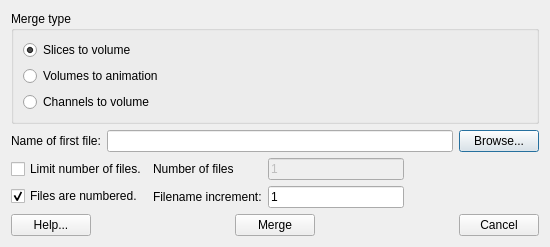
<?xml version="1.0" encoding="UTF-8"?>
<ui version="4.0">
 <class>MergeDialog</class>
 <widget class="QDialog" name="MergeDialog">
  <property name="geometry">
   <rect>
    <x>0</x>
    <y>0</y>
    <width>550</width>
    <height>234</height>
   </rect>
  </property>
  <property name="sizePolicy">
   <sizepolicy hsizetype="Fixed" vsizetype="Fixed">
    <horstretch>0</horstretch>
    <verstretch>0</verstretch>
   </sizepolicy>
  </property>
  <property name="windowTitle">
   <string>Merge Files</string>
  </property>
  <layout class="QVBoxLayout" name="verticalLayout_6">
   <item>
    <widget class="QGroupBox" name="mergeTypeGroupBox">
     <property name="title">
      <string>Merge type</string>
     </property>
     <layout class="QVBoxLayout" name="verticalLayout">
      <item>
       <widget class="QRadioButton" name="slicesRadioButton">
        <property name="text">
         <string>Slices to volume</string>
        </property>
        <property name="checked">
         <bool>true</bool>
        </property>
       </widget>
      </item>
      <item>
       <widget class="QRadioButton" name="animationRadioButton">
        <property name="text">
         <string>Volumes to animation</string>
        </property>
       </widget>
      </item>
      <item>
       <widget class="QRadioButton" name="channelsRadioButton">
        <property name="text">
         <string>Channels to volume</string>
        </property>
       </widget>
      </item>
     </layout>
    </widget>
   </item>
   <item>
    <layout class="QHBoxLayout" name="filenameLayout">
     <item>
      <widget class="QLabel" name="filenameLabel">
       <property name="text">
        <string>Name of first file:</string>
       </property>
      </widget>
     </item>
     <item>
      <widget class="QLineEdit" name="filenameEdit"/>
     </item>
     <item>
      <widget class="QPushButton" name="browseButton">
       <property name="text">
        <string>Browse...</string>
       </property>
      </widget>
     </item>
    </layout>
   </item>
   <item>
    <layout class="QHBoxLayout" name="fileSequenceLayout">
     <item>
      <layout class="QVBoxLayout" name="fileRadioLayout">
       <item>
        <widget class="QCheckBox" name="numFilesCheckBox">
         <property name="text">
          <string>Limit number of files.</string>
         </property>
        </widget>
       </item>
       <item>
        <widget class="QCheckBox" name="incFilesCheckBox">
         <property name="text">
          <string>Files are numbered.</string>
         </property>
         <property name="checked">
          <bool>true</bool>
         </property>
         <property name="tristate">
          <bool>false</bool>
         </property>
        </widget>
       </item>
      </layout>
     </item>
     <item>
      <layout class="QVBoxLayout" name="fileLabelLayout">
       <item>
        <widget class="QLabel" name="numFilesLabel">
         <property name="text">
          <string>Number of files</string>
         </property>
        </widget>
       </item>
       <item>
        <widget class="QLabel" name="fileIncLabel">
         <property name="text">
          <string>Filename increment:</string>
         </property>
        </widget>
       </item>
      </layout>
     </item>
     <item>
      <layout class="QVBoxLayout" name="fileEditLayout">
       <item>
        <widget class="QLineEdit" name="numFilesEdit">
         <property name="enabled">
          <bool>false</bool>
         </property>
         <property name="minimumSize">
          <size>
           <width>80</width>
           <height>0</height>
          </size>
         </property>
         <property name="text">
          <string>1</string>
         </property>
        </widget>
       </item>
       <item>
        <widget class="QLineEdit" name="fileIncEdit">
         <property name="minimumSize">
          <size>
           <width>80</width>
           <height>0</height>
          </size>
         </property>
         <property name="text">
          <string>1</string>
         </property>
        </widget>
       </item>
      </layout>
     </item>
     <item>
      <layout class="QVBoxLayout" name="fileSpacerLayout"/>
     </item>
     <item>
      <spacer name="fileSequenceSpacer">
       <property name="orientation">
        <enum>Qt::Horizontal</enum>
       </property>
       <property name="sizeHint" stdset="0">
        <size>
         <width>40</width>
         <height>20</height>
        </size>
       </property>
      </spacer>
     </item>
    </layout>
   </item>
   <item>
    <layout class="QHBoxLayout" name="buttonLayout">
     <item>
      <widget class="QPushButton" name="helpButton">
       <property name="minimumSize">
        <size>
         <width>80</width>
         <height>0</height>
        </size>
       </property>
       <property name="text">
        <string>Help...</string>
       </property>
      </widget>
     </item>
     <item>
      <spacer name="leftButtonSpacer">
       <property name="orientation">
        <enum>Qt::Horizontal</enum>
       </property>
       <property name="sizeHint" stdset="0">
        <size>
         <width>40</width>
         <height>20</height>
        </size>
       </property>
      </spacer>
     </item>
     <item>
      <widget class="QPushButton" name="mergeButton">
       <property name="minimumSize">
        <size>
         <width>80</width>
         <height>0</height>
        </size>
       </property>
       <property name="text">
        <string>Merge</string>
       </property>
      </widget>
     </item>
     <item>
      <spacer name="rightButtonSpacer">
       <property name="orientation">
        <enum>Qt::Horizontal</enum>
       </property>
       <property name="sizeHint" stdset="0">
        <size>
         <width>40</width>
         <height>20</height>
        </size>
       </property>
      </spacer>
     </item>
     <item>
      <widget class="QPushButton" name="cancelButton">
       <property name="minimumSize">
        <size>
         <width>80</width>
         <height>0</height>
        </size>
       </property>
       <property name="text">
        <string>Cancel</string>
       </property>
      </widget>
     </item>
    </layout>
   </item>
  </layout>
 </widget>
 <resources/>
 <connections>
  <connection>
   <sender>mergeButton</sender>
   <signal>clicked()</signal>
   <receiver>MergeDialog</receiver>
   <slot>accept()</slot>
   <hints>
    <hint type="sourcelabel">
     <x>274</x>
     <y>216</y>
    </hint>
    <hint type="destinationlabel">
     <x>274</x>
     <y>116</y>
    </hint>
   </hints>
  </connection>
  <connection>
   <sender>cancelButton</sender>
   <signal>clicked()</signal>
   <receiver>MergeDialog</receiver>
   <slot>reject()</slot>
   <hints>
    <hint type="sourcelabel">
     <x>504</x>
     <y>216</y>
    </hint>
    <hint type="destinationlabel">
     <x>274</x>
     <y>116</y>
    </hint>
   </hints>
  </connection>
 </connections>
</ui>
